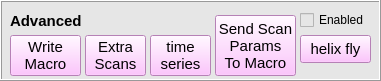
   <widget class="QFrame" name="frame_advanced">
    <property name="geometry">
     <rect>
      <x>10</x>
      <y>320</y>
      <width>381</width>
      <height>81</height>
     </rect>
    </property>
    <property name="font">
     <font>
      <pointsize>11</pointsize>
     </font>
    </property>
    <property name="styleSheet">
     <string notr="true">background-color: rgb(230, 230, 230);</string>
    </property>
    <property name="frameShape">
     <enum>QFrame::Box</enum>
    </property>
    <property name="frameShadow">
     <enum>QFrame::Raised</enum>
    </property>
    <widget class="QPushButton" name="pb_writeMacro">
     <property name="geometry">
      <rect>
       <x>10</x>
       <y>35</y>
       <width>71</width>
       <height>41</height>
      </rect>
     </property>
     <property name="font">
      <font>
       <pointsize>11</pointsize>
      </font>
     </property>
     <property name="styleSheet">
      <string notr="true">background-color: rgb(255, 180, 255);</string>
     </property>
     <property name="text">
      <string>Write
Macro</string>
     </property>
    </widget>
    <widget class="QPushButton" name="pb_sendScanParamToMacro">
     <property name="geometry">
      <rect>
       <x>215</x>
       <y>15</y>
       <width>81</width>
       <height>61</height>
      </rect>
     </property>
     <property name="font">
      <font>
       <pointsize>11</pointsize>
      </font>
     </property>
     <property name="styleSheet">
      <string notr="true">background-color: rgb(255, 180, 255);</string>
     </property>
     <property name="text">
      <string>Send Scan
Params
To Macro</string>
     </property>
    </widget>
    <widget class="QCheckBox" name="checkBox_enable_advanced">
     <property name="geometry">
      <rect>
       <x>300</x>
       <y>10</y>
       <width>71</width>
       <height>20</height>
      </rect>
     </property>
     <property name="text">
      <string>Enabled</string>
     </property>
     <property name="checked">
      <bool>false</bool>
     </property>
    </widget>
    <widget class="QLabel" name="label_44">
     <property name="geometry">
      <rect>
       <x>10</x>
       <y>10</y>
       <width>201</width>
       <height>21</height>
      </rect>
     </property>
     <property name="font">
      <font>
       <pointsize>11</pointsize>
       <weight>75</weight>
       <bold>true</bold>
      </font>
     </property>
     <property name="styleSheet">
      <string notr="true"/>
     </property>
     <property name="text">
      <string>Advanced</string>
     </property>
     <property name="alignment">
      <set>Qt::AlignLeading|Qt::AlignLeft|Qt::AlignVCenter</set>
     </property>
    </widget>
    <widget class="QPushButton" name="pb_extra_scans">
     <property name="geometry">
      <rect>
       <x>85</x>
       <y>35</y>
       <width>61</width>
       <height>41</height>
      </rect>
     </property>
     <property name="font">
      <font>
       <pointsize>11</pointsize>
      </font>
     </property>
     <property name="styleSheet">
      <string notr="true">background-color: rgb(255, 180, 255);</string>
     </property>
     <property name="text">
      <string>Extra
Scans</string>
     </property>
    </widget>
    <widget class="QPushButton" name="pb_timeSeries">
     <property name="geometry">
      <rect>
       <x>150</x>
       <y>35</y>
       <width>61</width>
       <height>41</height>
      </rect>
     </property>
     <property name="font">
      <font>
       <pointsize>11</pointsize>
      </font>
     </property>
     <property name="styleSheet">
      <string notr="true">background-color: rgb(255, 180, 255);</string>
     </property>
     <property name="text">
      <string>time
series</string>
     </property>
    </widget>
    <widget class="QPushButton" name="pb_helix_scan">
     <property name="geometry">
      <rect>
       <x>300</x>
       <y>35</y>
       <width>71</width>
       <height>28</height>
      </rect>
     </property>
     <property name="font">
      <font>
       <pointsize>11</pointsize>
      </font>
     </property>
     <property name="styleSheet">
      <string notr="true">background-color: rgb(255, 180, 255);</string>
     </property>
     <property name="text">
      <string>helix fly</string>
     </property>
    </widget>
   </widget>
